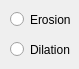
<?xml version="1.0" encoding="UTF-8"?>
<ui version="4.0">
 <class>ErodeAndDilateEmbeddedWidget</class>
 <widget class="QWidget" name="ErodeAndDilateEmbeddedWidget">
  <property name="geometry">
   <rect>
    <x>0</x>
    <y>0</y>
    <width>79</width>
    <height>69</height>
   </rect>
  </property>
  <property name="windowTitle">
   <string>Form</string>
  </property>
  <widget class="QRadioButton" name="mpErodeRadioButton">
   <property name="geometry">
    <rect>
     <x>10</x>
     <y>10</y>
     <width>84</width>
     <height>19</height>
    </rect>
   </property>
   <property name="text">
    <string>Erosion</string>
   </property>
  </widget>
  <widget class="QRadioButton" name="mpDilateRadioButton">
   <property name="geometry">
    <rect>
     <x>10</x>
     <y>40</y>
     <width>84</width>
     <height>19</height>
    </rect>
   </property>
   <property name="text">
    <string>Dilation</string>
   </property>
  </widget>
 </widget>
 <resources/>
 <connections/>
</ui>
